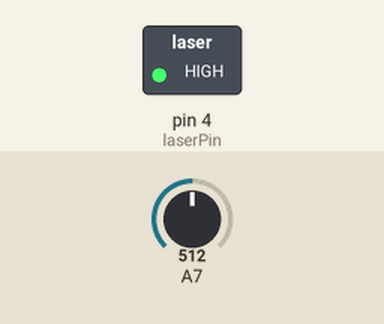
Simulated run of this sketch. Board: Arduino Mega 2560, built with avr-gcc and run on an emulated ATmega2560. On the bench: switched loads named in the sketch (green lamp = pin HIGH). Dashed ring = blinking. The inputs (shaded band) are chosen by the test bench; at power-on: A7 = 512. What the sketch prints to the serial monitor is not drawn.

Above: at 0.02 s.
Timing chart, 0 to 3.0 s (numbered marks = the images above):
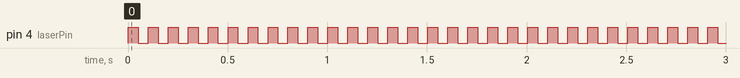

The sketch:

laser_test.ino
```cpp
const int laserPin = 4;   // pin A5 used as output to laser
const int phototransistorPin = 39;  // pin A3 (INPUT only)
int reading = 0;
void setup() {
  Serial.begin(9600);
  pinMode(laserPin, OUTPUT);
  pinMode(phototransistorPin, INPUT);
}

void loop() {
  digitalWrite(laserPin, HIGH);
  delay(50);
  digitalWrite(laserPin, LOW);
  delay(50);

  reading = analogRead(phototransistorPin);
  Serial.println(reading);
}
```

Measured:
- by itself, pin 4 (laserPin): alternates HIGH for 0.05 s and LOW for 0.05 s
